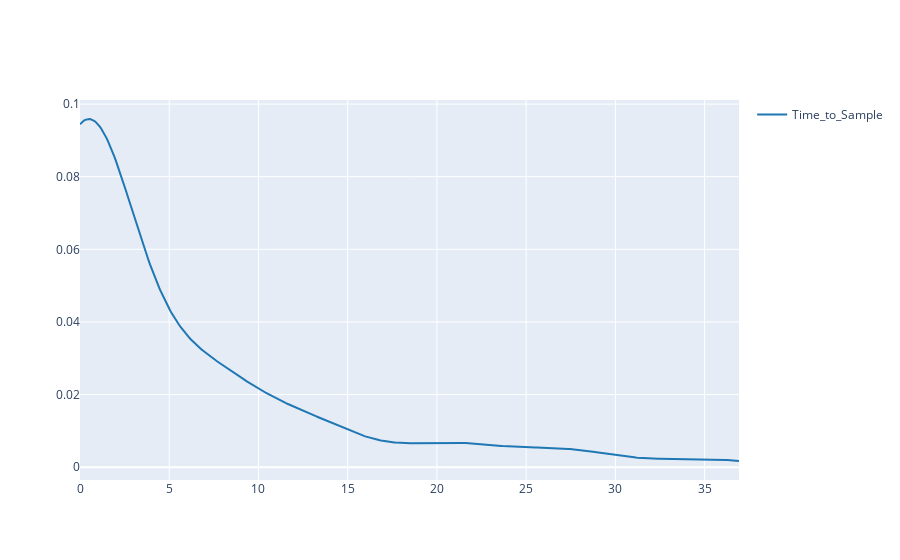
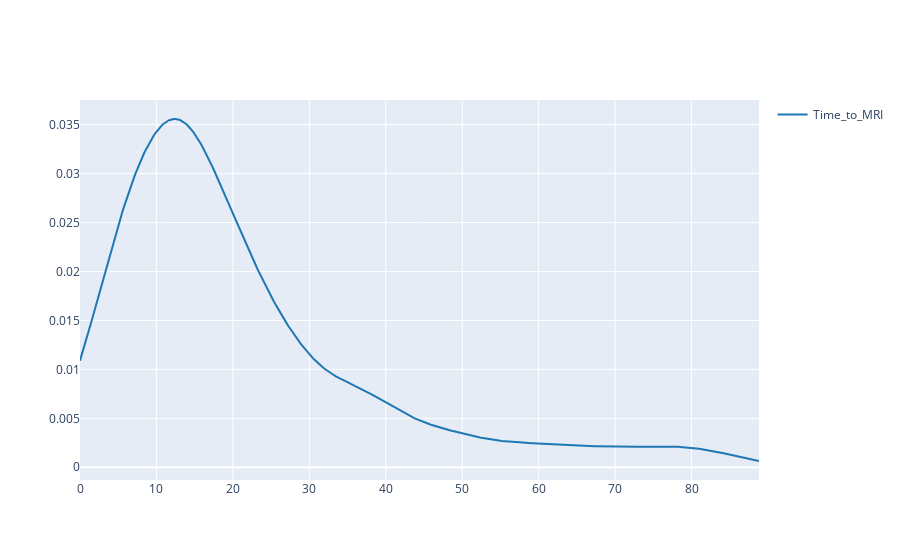

Notebook code cell kept with these figures, in order:
### Code cell
from plotly.figure_factory import create_distplot

for col in ['Time_to_Sample', 'Time_to_MRI']:
    idx = ~pd.isna(train[col])
    values = np.abs(train.loc[idx, col].values)
    print(f'{col}: {np.median(values):.2f}, '
          f'{np.percentile(values, 25):.2f}-{np.percentile(values, 75):.2f}')
    fig = create_distplot([values], [col], show_rug=False, show_hist=False)
    fig.show()

### Figure 1 — Plotly figure (JSON) as saved in the notebook; plotly's stock layout.template omitted (floating-point values rounded to 4 significant figures; data arrays with more than 128 entries replaced by an {"elided": "..."} marker saying what was removed)
{"data": [{"legendgroup": "Time_to_Sample", "marker": {"color": "rgb(31, 119, 180)"}, "mode": "lines", "name": "Time_to_Sample", "showlegend": true, "type": "scatter", "x": {"elided": "500 float values"}, "xaxis": "x", "y": {"elided": "500 float values"}, "yaxis": "y"}], "layout": {"autosize": true, "barmode": "overlay", "hovermode": "closest", "legend": {"traceorder": "reversed"}, "xaxis": {"anchor": "y2", "autorange": true, "domain": [0, 1], "range": [0, 36.93], "type": "linear", "zeroline": false}, "yaxis": {"anchor": "free", "autorange": true, "domain": [0, 1], "position": 0, "range": [-0.003535, 0.1011], "type": "linear"}}}

### Figure 2 — Plotly figure (JSON) as saved in the notebook; plotly's stock layout.template omitted (floating-point values rounded to 4 significant figures; data arrays with more than 128 entries replaced by an {"elided": "..."} marker saying what was removed)
{"data": [{"legendgroup": "Time_to_MRI", "marker": {"color": "rgb(31, 119, 180)"}, "mode": "lines", "name": "Time_to_MRI", "showlegend": true, "type": "scatter", "x": {"elided": "500 float values"}, "xaxis": "x", "y": {"elided": "500 float values"}, "yaxis": "y"}], "layout": {"autosize": true, "barmode": "overlay", "hovermode": "closest", "legend": {"traceorder": "reversed"}, "xaxis": {"anchor": "y2", "autorange": true, "domain": [0, 1], "range": [0, 88.82], "type": "linear", "zeroline": false}, "yaxis": {"anchor": "free", "autorange": true, "domain": [0, 1], "position": 0, "range": [-0.001298, 0.03753], "type": "linear"}}}
